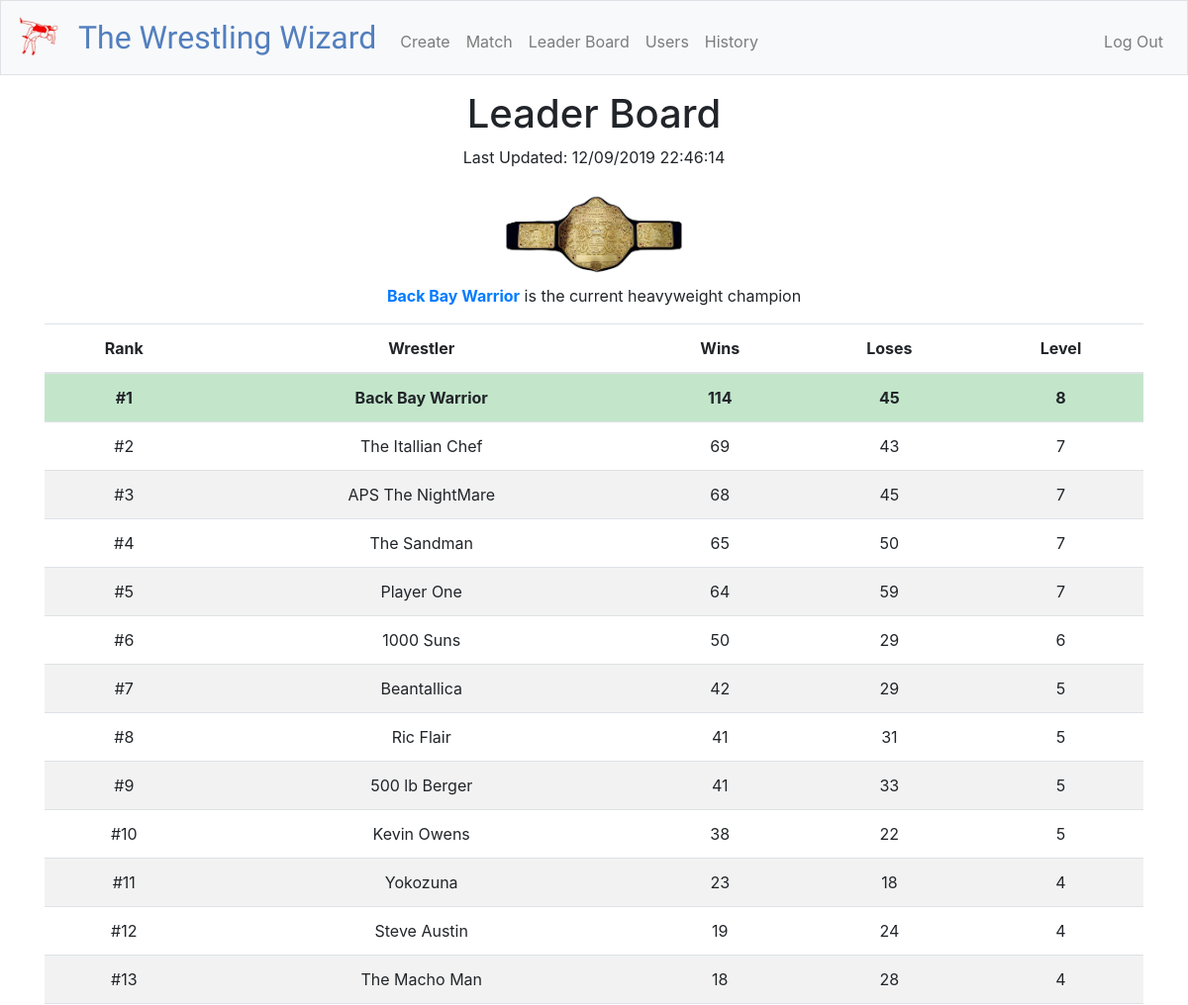
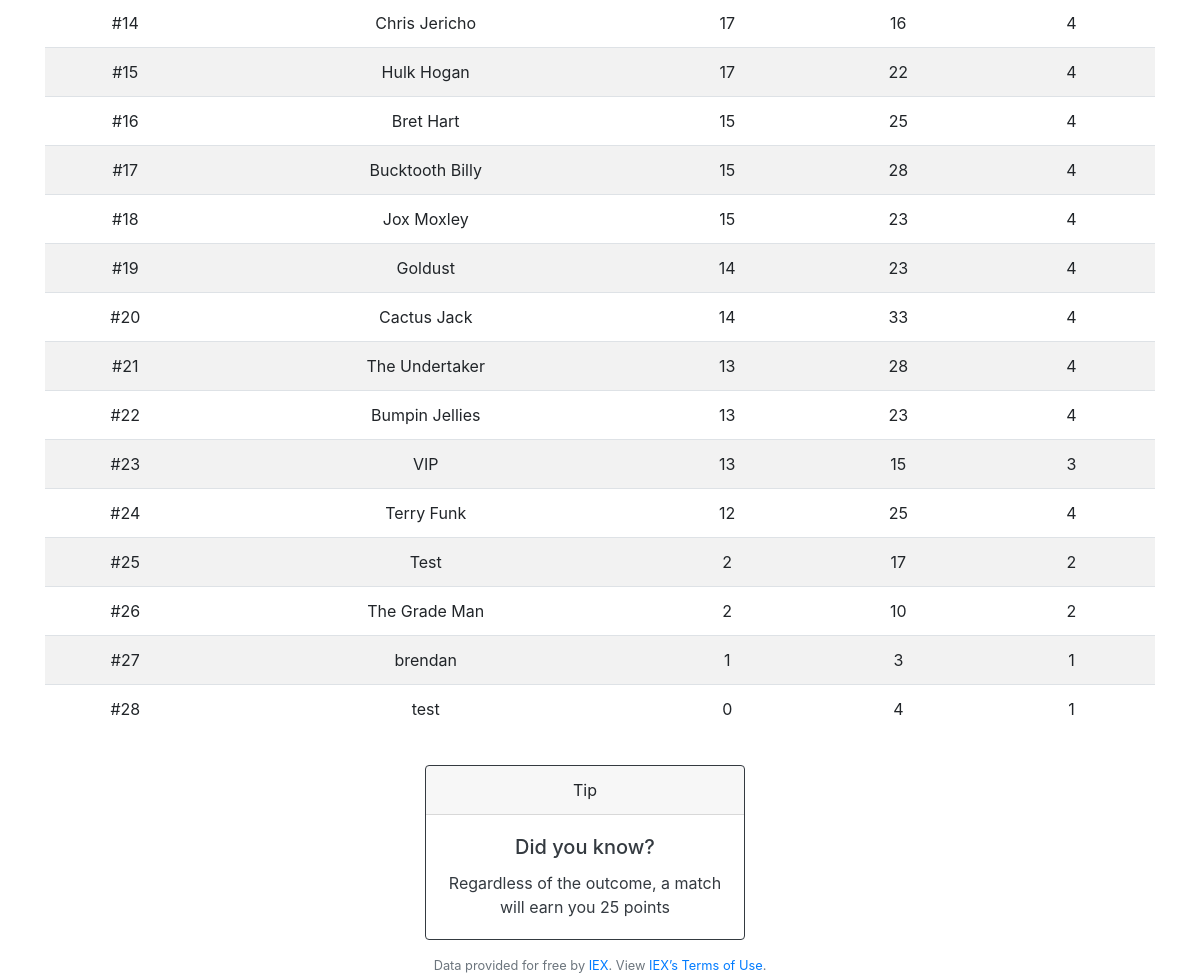
The page /leaderBoard (signed in) on the database its author committed (2 pictures, top to bottom).
### tables this page shows
CREATE TABLE 'wrestlers' ('id' INTEGER PRIMARY KEY AUTOINCREMENT NOT NULL UNIQUE, 'userid' INTEGER NOT NULL, 'name' TEXT NOT NULL, 'specialMove' TEXT NOT NULL, 'strength' NUMERIC NOT NULL, 'speed' NUMERIC NOT NULL, 'health' NUMERIC NOT NULL, 'finishingMove' TEXT NOT NULL, 'wins' NUMERIC NOT NULL, 'losses' NUMERIC NOT NULL, 'level' NUMERIC NOT NULL, 'deleted' BOOLEAN NOT NULL, 'isChampion' BOOLEAN NOT NULL, FOREIGN KEY(userid) REFERENCES users(id));

### application.py (the view)
@app.route("/leaderBoard")
@login_required
def leaderBoard():
    userid = session["user_id"]
    currentLeader = ""
    wrestlers = db.execute("SELECT * FROM wrestlers WHERE deleted = 0")
    leaderBoardRows = []
    for wrestler in wrestlers:
        leaderWrestler = {
            "rank": 0,
            "name": wrestler["name"],
            "level": wrestler["level"],
            "wins": wrestler["wins"],
            "losses": wrestler["losses"]
        }
        leaderBoardRows.append(leaderWrestler)
    leaderBoardRows.sort(key=operator.itemgetter('wins'), reverse=True)
    for wrestler in leaderBoardRows:
        wrestler['rank'] = (leaderBoardRows.index(wrestler) + 1)
        if (wrestler["rank"] == 1):
            currentLeader = wrestler["name"]
    return render_template("leaderboard.html", leaderBoardRows=leaderBoardRows, now=datetime.now().strftime("%m/%d/%Y %H:%M:%S"), currentLeader=currentLeader, tips=random.choice(tips))

### application.py (called while the page is built)
@app.after_request
def after_request(response):
    response.headers["Cache-Control"] = "no-cache, no-store, must-revalidate"
    response.headers["Expires"] = 0
    response.headers["Pragma"] = "no-cache"
    return response

### helpers.py (called while the page is built)
def login_required(f):
    @wraps(f)
    def decorated_function(*args, **kwargs):
        if session.get("user_id") is None:
            return redirect("/login")
        return f(*args, **kwargs)
    return decorated_function

### templates/leaderboard.html (shortened to what this page needs)
{% extends "layout.html" %}
{% block main %}
    <h1>Leader Board</h1>
    <p>Last Updated: {{now}}</p>
    <img class="titleBelt" src="/static/images/titleBelt.jpg" alt="world title">
    <p><span class="leader-blue">{{currentLeader}}</span> is the current heavyweight champion</p>
        <div class="table-responsive">
        <table class="table table-striped">
          <thead>
            <tr>
              <th scope="col">Rank</th>
              <th scope="col">Wrestler</th>
              <th scope="col">Wins</th>
              <th scope="col">Loses</th>
              <th scope="col">Level</th>
            </tr>
          </thead>
          <tbody class="leaderBoard">
        {% for wrestler in leaderBoardRows %}
            <tr>
              <td>#{{wrestler["rank"]}}</td>
              <td>{{wrestler["name"]}}</td>
              <td>{{wrestler["wins"]}}</td>
              <td>{{wrestler["losses"]}}</td>
              <td>{{wrestler["level"]}}</td>
            </tr>
        {% endfor %}
          </tbody>
        </table>
        </div>
            <div class="row">
                <div class="col">
                </div>
                <div class="col">
                  <div class="card border-dark mb-3" style="max-width: 20rem;">
                  <div class="card-header">Tip</div>
                  <d  iv class="card-body text-dark">
                    <h5 class="card-title">Did you know?</h5>
                      <p class="card-text">{{tips}}</p>
                  </div>
                 </div>
                <div class="col">
                </div>
            </div>
{% endblock %}

### static/styles.css (style rules this page uses)
.titleBelt { max-height: 100px; }
.leaderBoard tr:first-child td { background-color: #c3e6cb; font-weight: bold; }
.leader-blue { color: #007bff; font-weight: bold; }
main img { max-width: 100%; }

### rows shown on the page
wrestlers: name "Back Bay Warrior", rank "1", wins "114", losses "45", level "8"
wrestlers: rank "2", name "The Itallian Chef", wins "69", losses "43", level "7"
wrestlers: rank "3", name "APS The NightMare", wins "68", losses "45", level "7"
wrestlers: rank "4", name "The Sandman", wins "65", losses "50", level "7"
wrestlers: rank "5", name "Player One", wins "64", losses "59", level "7"
wrestlers: rank "6", name "1000 Suns", wins "50", losses "29", level "6"
wrestlers: rank "7", name "Beantallica", wins "42", losses "29", level "5"
wrestlers: rank "8", name "Ric Flair", wins "41", losses "31", level "5"
wrestlers: rank "9", name "500 lb Berger", wins "41", losses "33", level "5"
wrestlers: rank "10", name "Kevin Owens", wins "38", losses "22", level "5"
wrestlers: rank "11", name "Yokozuna", wins "23", losses "18", level "4"
wrestlers: rank "12", name "Steve Austin", wins "19", losses "24", level "4"
wrestlers: rank "13", name "The Macho Man", wins "18", losses "28", level "4"
wrestlers: rank "14", name "Chris Jericho", wins "17", losses "16", level "4"
wrestlers: rank "15", name "Hulk Hogan", wins "17", losses "22", level "4"
wrestlers: rank "16", name "Bret Hart", wins "15", losses "25", level "4"
wrestlers: rank "17", name "Bucktooth Billy", wins "15", losses "28", level "4"
wrestlers: rank "18", name "Jox Moxley", wins "15", losses "23", level "4"
wrestlers: rank "19", name "Goldust", wins "14", losses "23", level "4"
wrestlers: rank "20", name "Cactus Jack", wins "14", losses "33", level "4"
wrestlers: rank "21", name "The Undertaker", wins "13", losses "28", level "4"
wrestlers: rank "22", name "Bumpin Jellies", wins "13", losses "23", level "4"
wrestlers: rank "23", name "VIP", wins "13", losses "15", level "3"
wrestlers: rank "24", name "Terry Funk", wins "12", losses "25", level "4"
wrestlers: rank "25", name "Test", wins "2", losses "17", level "2"
wrestlers: rank "26", name "The Grade Man", wins "2", losses "10", level "2"
wrestlers: rank "27", name "brendan", wins "1", losses "3", level "1"
wrestlers: rank "28", name "test", wins "0", losses "4", level "1"
